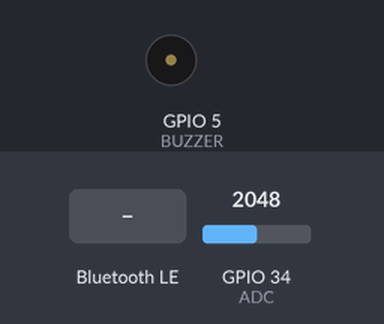
A sketch run on a simulated ESP32. On the bench: buzzer (waves = sounding). The inputs (shaded band) are chosen by the test bench; at power-on: GPIO 34 (ADC) = 2048. WiFi joins after 1.5 s; servers stay silent unless stated; EEPROM starts erased; a phone connects over Bluetooth LE 3 s after start; what the sketch prints to the serial monitor is not drawn.

Above: at 1.2 s.
1.3 s: Bluetooth LE write "A" received
3.3 s: Bluetooth LE write "B" received
4.8 s: Bluetooth LE write "C" received
Timing chart, 0 to 7.8 s (numbered marks = the images above; inputs shaded):
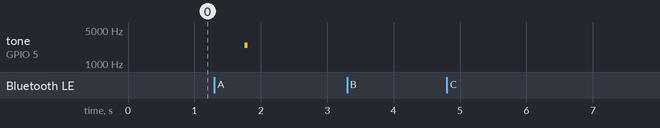

The sketch:

BLE_switch_to_wifi_client_URT_SENT_wifi_usr_pass.ino
```cpp
/*
     BLE SWITCH TO WIFI CLIENT MODE BLE SNT WIFI USER NAME AND PASSWORD

     Waitng For Bluetooth client ( for 5 secound). Bluetooth client Application Setup wifi Credentials in EEPROM
     Bletooth can communicate with this device.
     When Bluetooth client is not connected for 10 secound , Device will auto connected to the wifi network (ssid ,password already saved in eeprom)
     Deviced will communicate with ip address when it wifi range

    1. DEEP SLEEP AFTER SUCCESFULL DATA SENDING THROUGH BLE
    2. GPIO 33 PULL HIGH to WAKEUP AND COMMUNICXATE OVER BLE
    3. IF BLE CLIENT DNT CONNECT FOR 10 Sec AUTO CONNECT TO WIFI WHICH ID , PASS SEND BY BLE CLIENT
    4. EEPROM WIFI & PASS SAVE
    5. WHEN BLE IS CONNECTED WIFI CLIENT WILL OFF AND VISEVARSA
    6. Read ADC Battery Voltage & Tranismit it Through BLE And Webserver
    7. BUZZER PLAY for 1 sec when it tigger
    KEYWORD : EEPROM , ESP32 , DEEP_SLEEP , TOUCH_WAKEUP , RTC_WAKEUP ,Bluetooth_LOW_ENERGY, ESP32_SERVER , ADC (Battery voltage);
    code update : 27 OCT 18

*/


#include <BLEDevice.h>
#include <BLEServer.h>
#include <BLEUtils.h>
#include <BLE2902.h>
#include <WiFi.h>
#include <WiFiClient.h>
#include <WebServer.h>
#include <EEPROM.h>

#define BUZZER 5  //BUZZER PIN


//Battery ADC
#define ADC 34  //BUZZER PIN

double ADCValue;
String webString="";     // String to display


// BLUETOOTH UART UUID

#define SERVICE_UUID           "6E400001-B5A3-F393-E0A9-E50E24DCCA9E"
#define CHARACTERISTIC_UUID_RX "6E400002-B5A3-F393-E0A9-E50E24DCCA9E"
#define CHARACTERISTIC_UUID_TX "6E400003-B5A3-F393-E0A9-E50E24DCCA9E"

// BlE UART END


uint64_t chipid;  //UNIQE CHIP ID
char ble[100];  //BLE chip id varible

// DEEP SLEEP

#define BUTTON_PIN_BITMASK 0x200000000  // DEEP SLEEP WAKE PIN GPIO 33
#define TIME_TO_SLEEP 10
#define uS_TO_S_FACTOR 1000000  /* Conversion factor for micro seconds to seconds */

//DEEP SLEEP


unsigned long notConnectedSince = 0;
bool isWiFiCodeRunning = false;


WebServer server(80);     //WiFi Server will start Port on 80

//wifi webserver

void handleRoot() {

   webString= " <h1> Welcome To Smart Glass Web Portal </h1> <p>Find My Glass &nbsp;&nbsp;<a href=/on>CLICK ME</a> </p> <P>Battery ADC : &nbsp;" +String(ADCValue)+"%";
   server.send(200, "text/html",webString);

 //  server.send(200, "text/html", "Find SMART GLASS <a href=/on>CLICK ME</a>");

}


//WEBSERVER BUZZER STATE CHECK
bool ledState = LOW;
int j=0;

void handleClick(){
  for (j=0 ; j<1000; j++){         //BUZZER PIN 5
  digitalWrite (BUZZER, HIGH);
  delayMicroseconds(200);
  digitalWrite (BUZZER, LOW);
  delayMicroseconds(200);
  }

  ledState = !ledState;
  digitalWrite(BUZZER, ledState);
  server.send(200, "text/html", "<script>window.location ='/'</script>");
}


//WIFI SETUP


void setupWiFi(void) {

  pinMode(BUZZER, OUTPUT);

  WiFi.mode(WIFI_STA);
  //WiFi.begin(ssid,pass);
  connectNetDetails();
  Serial.println("");
// Wait for connection
  while (WiFi.status() != WL_CONNECTED) {
    delay(100);
    Serial.print(".");
  }
  server.on("/", handleRoot);
  server.on("/on", handleClick);
  server.begin();
}

//wifi loop


void loopWiFi(void) {

  if (WiFi.status() == WL_CONNECTED ) {
  server.handleClient();
  Serial.print("Wi-Fi Connected IP:");
  Serial.println(WiFi.localIP());
  ADCValue = analogRead(ADC);
  Serial.printf("Battery voltage(ADC): %lf \n  ", ADCValue);
}

}


//End of WiFi Section

//BLE SECTION


unsigned long firstCheck = 0;

BLECharacteristic *pCharacteristic;
bool deviceConnected = false;
uint8_t txValue = 0;


// CHECK THE BLE CLIENT

class MyServerCallbacks: public BLEServerCallbacks {
    void onConnect(BLEServer* pServer) {
      deviceConnected = true;
      WiFi.mode(WIFI_OFF);
      isWiFiCodeRunning = false;
      notConnectedSince = 0;
    };

    void onDisconnect(BLEServer* pServer) {
      deviceConnected = false;
    }
};

int i=0;

//BLE RECCEIVED FROM APPLICATION

class MyCallbacks: public BLECharacteristicCallbacks {
    void onWrite (BLECharacteristic * pCharacteristic) {
      std :: string rxValue = pCharacteristic-> getValue ();
      Serial.println (rxValue [0]);

      if (rxValue.length ()> 0) {
        parseCmd(rxValue); //function for wifi id & password
        Serial.println ("*********");
        Serial.print ("TIGGER THE BUZZER (PRESS A ON & Press B OFF):");

        for (int i = 0; i <rxValue.length (); i ++) {
          Serial.print (rxValue [i]);
        }
        Serial.println ();
        Serial.println ("*********");
      }

          // Process the character received from the application. If A turns on the LED. B turns off the LED
      if (rxValue.find ("A") != -1) {
        Serial.println ("Turning ON BUZZER!");
        for (i=0 ; i<1000; i++){         //BUZZER PIN 5
        digitalWrite (BUZZER, HIGH);
        delayMicroseconds(200);
        digitalWrite (BUZZER, LOW);
        delayMicroseconds(200);
        }
      }
      else if (rxValue.find ("B") != -1) {
        Serial.println ("Turning OFF BUZZER!");
        digitalWrite (BUZZER, LOW);
      }


    }
};


// function for ble app sent wifi id & password


void parseCmd(std::string rxValue)
{
  if(rxValue[0] == 'A')
  {
    // turn on buzzer
  }
  else if(rxValue[0] == 'B')
  {
    // turn off buzzer
  }
  else if(rxValue[0] == 'C')
  {
    // WiFi netid & password, format    CNETID:NETPASS
    char ssid[20]={};
    char pass[20]={};

    bool isNetID = true;
    int j = 0;
    int k = 0;

    for (int i = 1; i < rxValue.length(); i++)
    {
      if(isNetID)
      {
        if(rxValue[i] != ':')
        {
          ssid[j++] = rxValue[i];

        }
        else
        {
          ssid[j++] = NULL;
          isNetID = false;
        }
      }
      else
      {
        pass[k++] = rxValue[i];

      }

    }
    Serial.println("Received SSID & PASS From App:");

    Serial.println(ssid);
    Serial.println(pass);
    saveNetDetails(ssid,pass);
    WiFi.begin(ssid,pass);
    setupWiFi();
  }
}


//EEPROM DATA SAVE


int WIFI_SSID_ADDRS = 0;
int WIFI_PASS_ADDRS = 100;

void saveNetDetails(String ssid, String pass)
{
  EEPROM.begin(512);
  EEPROM.writeString(WIFI_SSID_ADDRS, ssid);
  EEPROM.writeString(WIFI_PASS_ADDRS, pass);
  EEPROM.commit();
  EEPROM.end();
}


//EEPROM DATA SAVE AND VALUE PASS

void connectNetDetails()
{
  EEPROM.begin(512);
  String ssid = EEPROM.readString(WIFI_SSID_ADDRS);
  String pass = EEPROM.readString(WIFI_PASS_ADDRS);
  EEPROM.end();

  char cssid[22] = {0};
  char cpass[22] = {0};

  ssid.toCharArray(cssid, ssid.length()+1);
  pass.toCharArray(cpass, pass.length()+1);

  Serial.println("Stored ssid & Pass");
  Serial.println(cssid);
  Serial.println(cpass);

  WiFi.begin(cssid, cpass);
}


// DEEP SLEEP


//BLE CONFIG

void setup() {
  Serial.begin(115200);

  //deep sleep

  pinMode(GPIO_NUM_33, INPUT_PULLDOWN);
  esp_sleep_enable_ext0_wakeup(GPIO_NUM_33,1); //1 = High, 0 = Low
  esp_sleep_enable_timer_wakeup(TIME_TO_SLEEP * uS_TO_S_FACTOR);
  //  esp_deep_sleep_start();

  //deep sleep

  {
  pinMode (BUZZER, OUTPUT); // BUZZER PIN
  //chipid=ESP.getEfuseMac();
 // sprintf(ble, "SmartGlass%llu", chipid);
  // Create the BLE Device
 // BLEDevice::init(ble);

  // Create the BLE Server
  BLEServer *pServer = BLEDevice::createServer();
  pServer->setCallbacks(new MyServerCallbacks());

  // Create the BLE Service
  BLEService *pService = pServer->createService(SERVICE_UUID);

  // Create a BLE Characteristic
  pCharacteristic = pService->createCharacteristic(
                      CHARACTERISTIC_UUID_TX,
                      BLECharacteristic::PROPERTY_NOTIFY
                    );

  pCharacteristic->addDescriptor(new BLE2902());

  BLECharacteristic *pCharacteristic = pService->createCharacteristic(
                                         CHARACTERISTIC_UUID_RX,
                                         BLECharacteristic::PROPERTY_WRITE
                                       );

  pCharacteristic->setCallbacks(new MyCallbacks());

  // Start the service
  pService->start();

  // Start advertising
  pServer->getAdvertising()->start();
  Serial.println("Waiting a client connection to notify...");
}

}


// BLE DATA SENDING LOOP


void loop() {

  if (deviceConnected) {
    //BLE Connected with phone
    notConnectedSince = 0;


    // Read ADC Battery Voltage AnalogPin 34

    int ADCValue = analogRead(ADC);

    Serial.printf("BLE CONNECTED (Goto Deep sleep after 10 sec) & RTC WAKEUP 5 sec ADC:: %d \n  ", ADCValue);

    char buffer[5];
    itoa (ADCValue,buffer,10);

    pCharacteristic->setValue(buffer);
    pCharacteristic->notify();


  delay(100);   // go to sleep after 20 sec

  if(millis() > 20000)  //10s mil stop
  {
  goSleep();
  }

  }
  else
  {
     Serial.println(" Waiting for Ble Client for 5sec ... [ Auto-connected save Wi-fi ]");
    if(notConnectedSince == 0)
    {
      //First time checking for bluetooth connection failed
      notConnectedSince = millis();//Save the current time for future reference
    }
    else if(millis() - notConnectedSince > 5*1000 && isWiFiCodeRunning == false)
    {
      //Glass not connected with bluetooth for 5 seconds
      //Therefore start WiFi Hotspot
      setupWiFi();
      isWiFiCodeRunning = true;
    }

  }

  if(isWiFiCodeRunning)loopWiFi();

  delay(100);
}


// DEEP SLEEP FUNCTION


void goSleep()
{
  Serial.println("DS5:.....");
  esp_deep_sleep_start();
  delay(100);
  Serial.println("SHOULD NOT PRINT");
}
```

Measured:
- after the input at 1.3 s, tone on GPIO 5 (BUZZER): silent → 2451 Hz after 0.46 s, → silent 0.04 s later
- after the input at 3.3 s, every drawn part: stays the same
- after the input at 4.8 s, every drawn part: stays the same
